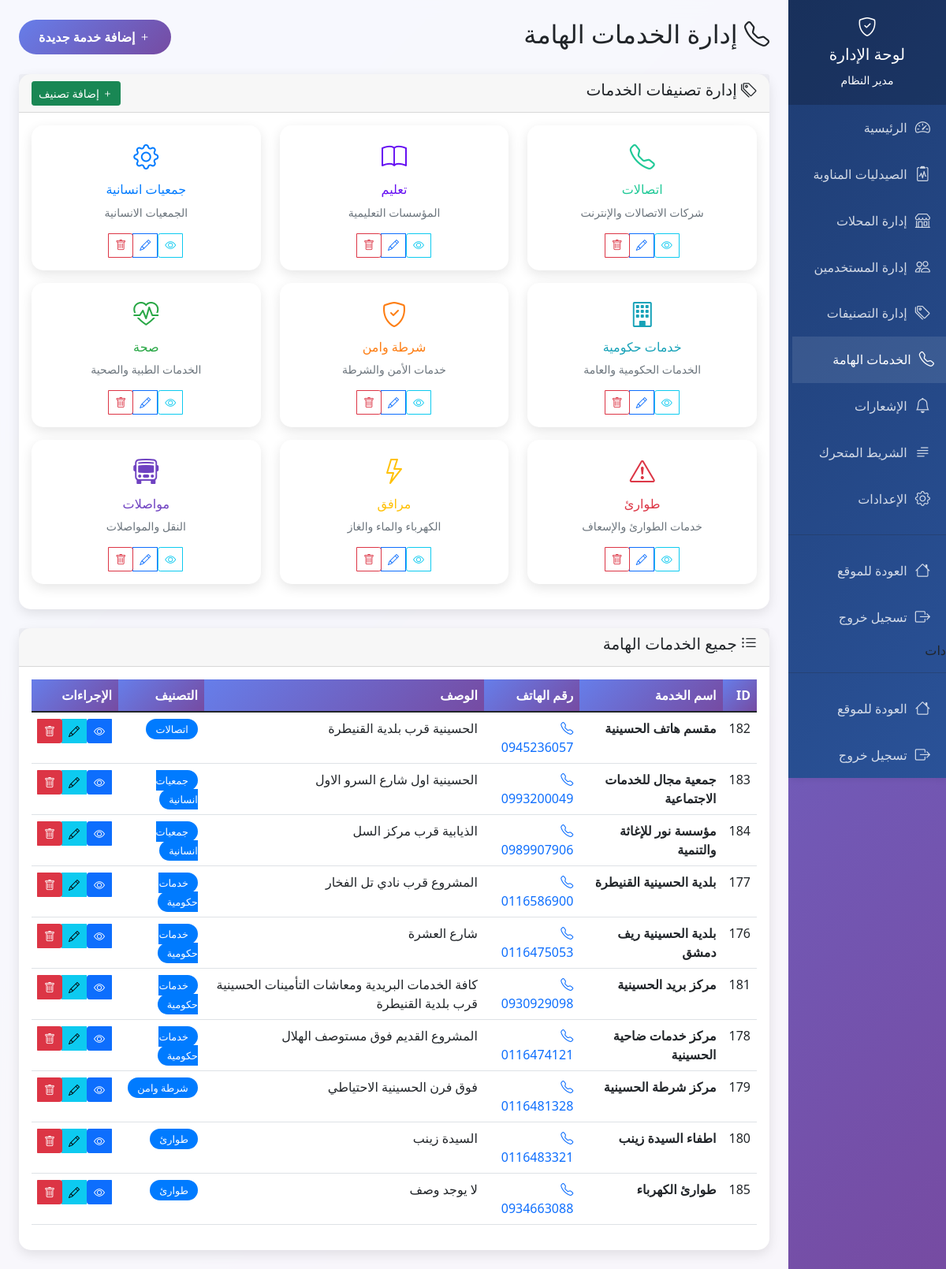
Before: /admin/services (signed in) with the older database file.
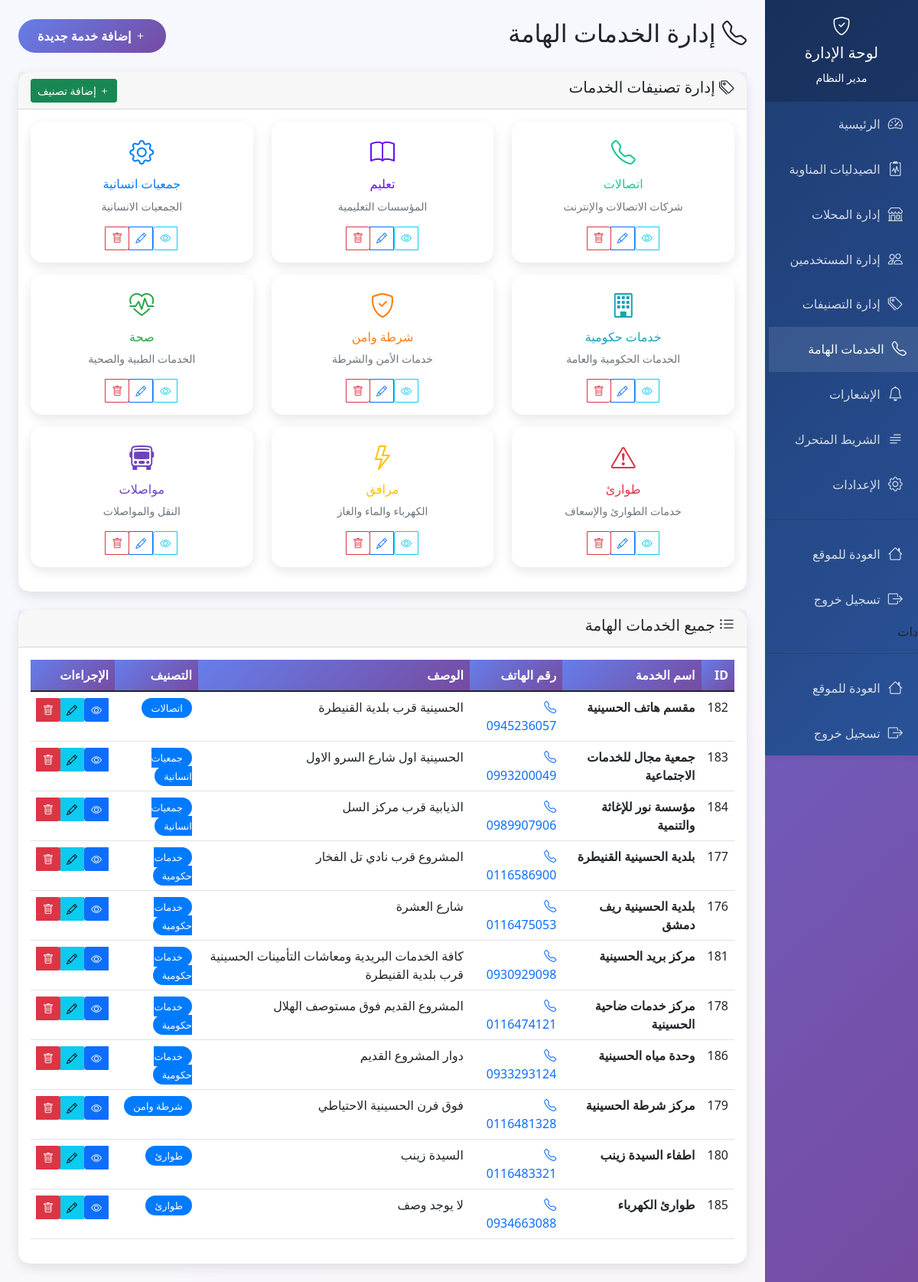
After: the same page with the newer database file.
### tables this page shows
CREATE TABLE service_categories (
            id INTEGER PRIMARY KEY AUTOINCREMENT,
            name TEXT NOT NULL UNIQUE,
            description TEXT,
            icon TEXT,
            color TEXT DEFAULT '#007bff'
        );

CREATE TABLE important_services (
            id INTEGER PRIMARY KEY AUTOINCREMENT,
            name TEXT NOT NULL,
            phone TEXT NOT NULL,
            description TEXT,
            category TEXT
        );

### app.py (the view)
@app.route('/admin/services')
def admin_services():
    if 'user_id' not in session or not session.get('is_admin'):
        flash('ليس لديك صلاحية للوصول لهذه الصفحة', 'error')
        return redirect(url_for('index'))
    conn = sqlite3.connect('hussainiya_stores.db')
    cursor = conn.cursor()
    cursor.execute('''
        SELECT s.*, sc.name as category_name, sc.color, sc.icon
        FROM important_services s
        LEFT JOIN service_categories sc ON s.category = sc.name
        ORDER BY s.category, s.name
    ''')
    services = cursor.fetchall()
    cursor.execute('SELECT * FROM service_categories ORDER BY name')
    service_categories = cursor.fetchall()
    conn.close()
    return render_template('admin_services.html', services=services, service_categories=service_categories)

### app.py (called while the page is built, shortened)
@app.before_request
def check_maintenance_mode():
    if request.endpoint and (request.endpoint.startswith('admin_') or
                           request.endpoint == 'login' or
                           request.endpoint == 'logout' or
                           request.endpoint == 'register' or
                           request.endpoint == 'welcome' or
                           request.endpoint == 'save_settings'):
        return

### templates/admin_services.html (shortened to what the changed rows need)
<!DOCTYPE html>
<html lang="ar" dir="rtl">
<head>
    <link href="https://cdn.jsdelivr.net/npm/bootstrap@5.1.3/dist/css/bootstrap.min.css" rel="stylesheet">
    <link href="https://cdn.jsdelivr.net/npm/bootstrap-icons@1.7.2/font/bootstrap-icons.css" rel="stylesheet">
</head>
<body>
    <div class="row g-0">
        <div class="col-md-10">
            <div class="admin-content p-4">
                <div class="d-flex justify-content-between align-items-center mb-4">
                    <h2><i class="bi bi-telephone"></i> إدارة الخدمات الهامة</h2>
                </div>
                <div class="card mb-4">
                    <div class="card-body">
                        {% if service_categories %}
                        <div class="row">
                            {% for category in service_categories %}
                            <div class="col-md-4 mb-3">
                                <div class="card h-100">
                                    <div class="card-body text-center">
                                        <div class="mb-2">
                                            <i class="{{ category[3] }}" style="font-size: 2rem; color: {{ category[4] }};"></i>
                                        </div>
                                        <h6 class="card-title">
                                            <a href="{{ url_for('admin_service_category_details', category_id=category[0]) }}"
                                               class="text-decoration-none" style="color: {{ category[4] }};">
                                                {{ category[1] }}
                                            </a>
                                        </h6>
                                        <p class="card-text small text-muted">{{ category[2] or 'لا يوجد وصف' }}</p>
                                        <div class="btn-group btn-group-sm" role="group">
                                            <a href="{{ url_for('admin_service_category_details', category_id=category[0]) }}"
                                               class="btn btn-outline-info">
                                                <i class="bi bi-eye"></i>
                                            </a>
                                            <button class="btn btn-outline-primary" data-bs-toggle="modal"
                                                    data-bs-target="#editCategoryModal{{ category[0] }}">
                                                <i class="bi bi-pencil"></i>
                                            </button>
                                            <a href="{{ url_for('delete_service_category', category_id=category[0]) }}"
                                               class="btn btn-outline-danger"
                                               onclick="return confirm('هل تريد حذف هذا التصنيف؟')">
                                                <i class="bi bi-trash"></i>
                                            </a>
                                        </div>
                                    </div>
                                </div>
                            </div>
                            {% endfor %}
                        </div>
                        {% else %}
                        <div class="text-center py-3">
                            <p class="text-muted">لا توجد تصنيفات</p>
                        </div>
                        {% endif %}
                    </div>
                </div>
                <div class="card">
                    <div class="card-body">
                        {% if services %}
                        <div class="table-responsive">
                            <table class="table table-hover">
                                <thead>
                                    <tr>
                                        <th>ID</th>
                                        <th>اسم الخدمة</th>
                                        <th>رقم الهاتف</th>
                                        <th>الوصف</th>
                                        <th>التصنيف</th>
                                        <th>الإجراءات</th>
                                    </tr>
                                </thead>
                                <tbody>
                                    {% for service in services %}
                                    <tr>
                                        <td>{{ service[0] }}</td>
                                        <td><strong>{{ service[1] }}</strong></td>
                                        <td>
                                            <a href="tel:{{ service[2] }}" class="text-decoration-none">
                                                <i class="bi bi-telephone"></i> {{ service[2] }}
                                            </a>
                                        </td>
                                        <td>{{ service[3] or 'لا يوجد وصف' }}</td>
                                        <td>
                                            {% set service_color = '#007bff' %}
                                            {% for cat in service_categories %}
                                                {% if cat[1] == service[4] %}
                                                    {% set service_color = cat[4] %}
                                                {% endif %}
                                            {% endfor %}
                                            <span class="category-badge" style="background-color: {{ service_color }}; color: white;">
                                                {{ service[4] }}
                                            </span>
                                        </td>
                                        <td>
                                            <div class="btn-group" role="group">
                                                <a href="{{ url_for('admin_service_details', service_id=service[0]) }}"
                                                   class="btn btn-primary btn-sm">
                                                    <i class="bi bi-eye"></i>
                                                </a>
                                                <button class="btn btn-info btn-sm" data-bs-toggle="modal"
                                                        data-bs-target="#editServiceModal{{ service[0] }}">
                                                    <i class="bi bi-pencil"></i>
                                                </button>
                                                <a href="{{ url_for('delete_service', service_id=service[0]) }}"
                                                   class="btn btn-danger btn-sm"
                                                   onclick="return confirm('هل تريد حذف هذه الخدمة؟')">
                                                    <i class="bi bi-trash"></i>
                                                </a>
                                            </div>
                                        </td>
                                    </tr>
                                    {% endfor %}
                                </tbody>
                            </table>
                        </div>
                        {% else %}
                        <div class="text-center py-5">
                            <i class="bi bi-telephone" style="font-size: 3rem; color: #ccc;"></i>
                            <h5 class="mt-3 text-muted">لا توجد خدمات مسجلة</h5>
                        </div>
                        {% endif %}
                    </div>
                </div>
            </div>
        </div>
    </div>
</body>
</html>

Changed rows visible on the page:
added important_services: id "186", name "وحدة مياه الحسينية", phone "0933293124", description "دوار المشروع القديم", category "خدمات حكومية"
